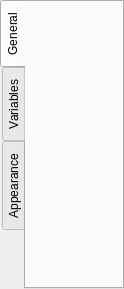
<?xml version="1.0" encoding="UTF-8"?>
<ui version="4.0">
 <class>SettingsWidget</class>
 <widget class="QWidget" name="SettingsWidget">
  <property name="geometry">
   <rect>
    <x>0</x>
    <y>0</y>
    <width>124</width>
    <height>289</height>
   </rect>
  </property>
  <property name="windowTitle">
   <string>SettingsWidget</string>
  </property>
  <layout class="QVBoxLayout" name="verticalLayout">
   <property name="spacing">
    <number>0</number>
   </property>
   <property name="leftMargin">
    <number>0</number>
   </property>
   <property name="topMargin">
    <number>0</number>
   </property>
   <property name="rightMargin">
    <number>0</number>
   </property>
   <property name="bottomMargin">
    <number>0</number>
   </property>
   <item>
    <widget class="QTabWidget" name="tabWidget">
     <property name="font">
      <font>
       <family>Segoe UI</family>
      </font>
     </property>
     <property name="tabPosition">
      <enum>QTabWidget::West</enum>
     </property>
     <property name="currentIndex">
      <number>0</number>
     </property>
     <widget class="QWidget" name="generalTab">
      <property name="font">
       <font>
        <family>Segoe UI</family>
       </font>
      </property>
      <attribute name="title">
       <string>General</string>
      </attribute>
     </widget>
     <widget class="QWidget" name="variablesTab">
      <property name="font">
       <font>
        <family>Segoe UI</family>
       </font>
      </property>
      <attribute name="title">
       <string>Variables</string>
      </attribute>
     </widget>
     <widget class="QWidget" name="appearanceTab">
      <property name="font">
       <font>
        <family>Segoe UI</family>
       </font>
      </property>
      <attribute name="title">
       <string>Appearance</string>
      </attribute>
     </widget>
    </widget>
   </item>
  </layout>
 </widget>
 <resources/>
 <connections/>
</ui>
